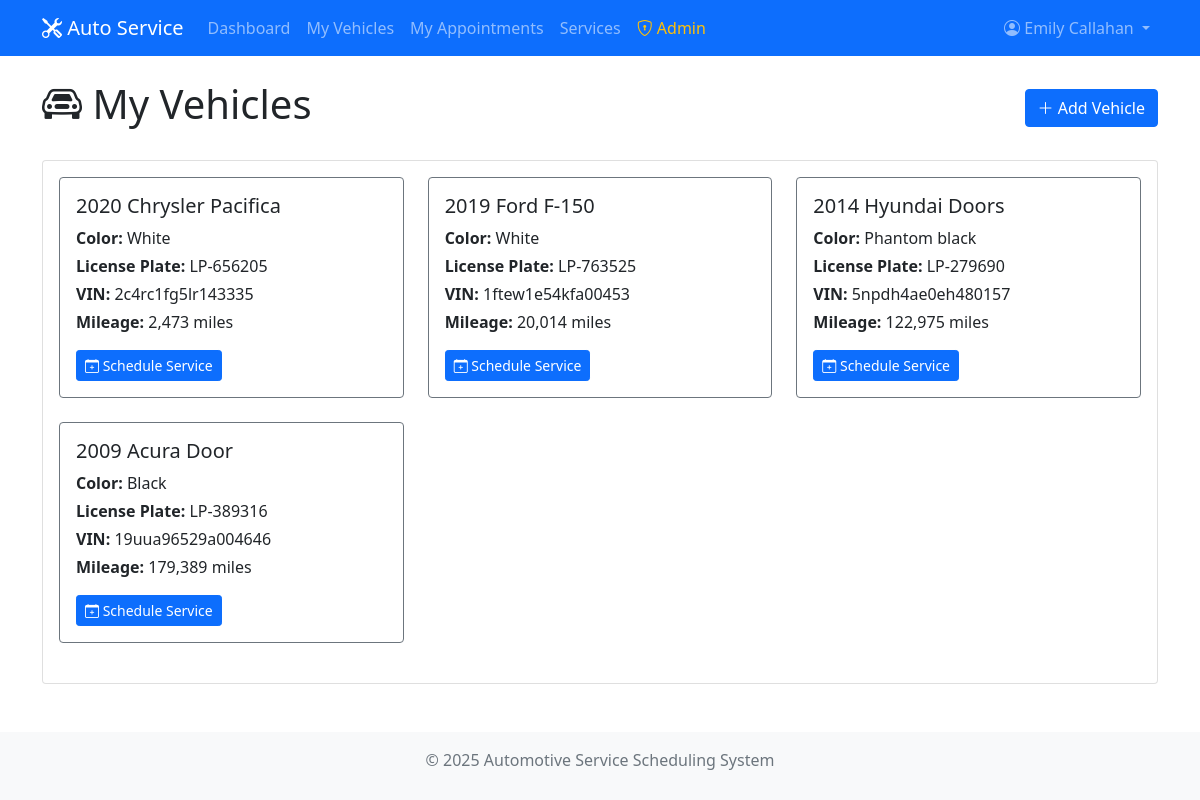
The app's page /my-vehicles (signed in) with its own data.
### tables this page shows
CREATE TABLE vehicles (
    id INTEGER PRIMARY KEY AUTOINCREMENT,
    customer_id INTEGER NOT NULL,
    make TEXT NOT NULL,
    model TEXT NOT NULL,
    year INTEGER NOT NULL,
    vin TEXT UNIQUE,
    license_plate TEXT,
    color TEXT,
    mileage INTEGER,
    created_at TIMESTAMP DEFAULT CURRENT_TIMESTAMP,
    FOREIGN KEY (customer_id) REFERENCES customers (id)
);

### app.py (the view)
@app.route('/my-vehicles')
@login_required
def my_vehicles():
    customer_id = session['customer_id']
    conn = get_db_connection()
    vehicles = conn.execute(
        'SELECT * FROM vehicles WHERE customer_id = ? ORDER BY year DESC, make, model',
        (customer_id,)
    ).fetchall()
    conn.close()
    current_customer = get_current_customer()
    return render_template('vehicles.html', vehicles=vehicles, current_customer=current_customer)

### app.py (called while the page is built)
def get_db_connection():
    conn = sqlite3.connect(DATABASE)
    conn.row_factory = sqlite3.Row
    return conn

def login_required(f):
    @wraps(f)
    def decorated_function(*args, **kwargs):
        if 'customer_id' not in session:
            flash('Please log in to access this page.', 'warning')
            return redirect(url_for('login'))
        return f(*args, **kwargs)
    return decorated_function

def get_current_customer():
    if 'customer_id' not in session:
        return None
    conn = get_db_connection()
    customer = conn.execute(
        'SELECT * FROM customers WHERE id = ?',
        (session['customer_id'],)
    ).fetchone()
    conn.close()
    return customer

### templates/vehicles.html (shortened to what this page needs)
{% extends "base.html" %}
{% block content %}
<div class="row">
    <div class="col-12">
        <div class="d-flex justify-content-between align-items-center mb-4">
            <h1>
                <i class="bi bi-car-front"></i> My Vehicles
            </h1>
            <a href="{{ url_for('add_vehicle') }}" class="btn btn-primary">
                <i class="bi bi-plus-lg"></i> Add Vehicle
            </a>
        </div>
    </div>
</div>
<div class="row">
    <div class="col-12">
        <div class="card">
            <div class="card-body">
                {% if vehicles %}
                    <div class="row">
                        {% for vehicle in vehicles %}
                        <div class="col-md-6 col-lg-4 mb-4">
                            <div class="card border-secondary">
                                <div class="card-body">
                                    <h5 class="card-title">{{ vehicle.year }} {{ vehicle.make }} {{ vehicle.model }}</h5>
                                    <div class="card-text">
                                        {% if vehicle.color %}
                                        <p class="mb-1"><strong>Color:</strong> {{ vehicle.color }}</p>
                                        {% endif %}
                                        {% if vehicle.license_plate %}
                                        <p class="mb-1"><strong>License Plate:</strong> {{ vehicle.license_plate }}</p>
                                        {% endif %}
                                        {% if vehicle.vin %}
                                        <p class="mb-1"><strong>VIN:</strong> {{ vehicle.vin }}</p>
                                        {% endif %}
                                        {% if vehicle.mileage %}
                                        <p class="mb-1"><strong>Mileage:</strong> {{ "{:,}".format(vehicle.mileage) }} miles</p>
                                        {% endif %}
                                    </div>
                                    <div class="mt-3">
                                        <a href="{{ url_for('add_appointment') }}?vehicle_id={{ vehicle.id }}" class="btn btn-primary btn-sm">
                                            <i class="bi bi-calendar-plus"></i> Schedule Service
                                        </a>
                                    </div>
                                </div>
                            </div>
                        </div>
                        {% endfor %}
                    </div>
                {% endif %}
            </div>
        </div>
    </div>
</div>
{% endblock %}

### records on screen
vehicles: year "2020", make "Chrysler", model "Pacifica", color "White", license_plate "LP-656205", vin "2c4rc1fg5lr143335", mileage "2,473"
vehicles: year "2019", make "Ford", model "F-150", color "White", license_plate "LP-763525", vin "1ftew1e54kfa00453", mileage "20,014"
vehicles: year "2014", make "Hyundai", model "Doors", color "Phantom black", license_plate "LP-279690", vin "5npdh4ae0eh480157", mileage "122,975"
vehicles: year "2009", make "Acura", model "Door", color "Black", license_plate "LP-389316", vin "19uua96529a004646", mileage "179,389"

### other values on screen
{{ session.customer_name }} "Emily Callahan"
